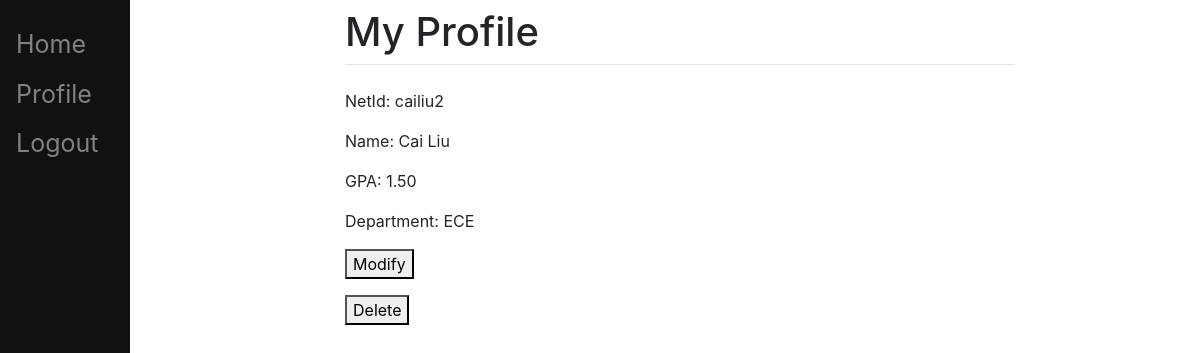
Screenshot of /profile/ (signed in) with the database file from the repository.
### main/models.py (models this page shows)
class StudentProfile(models.Model):
    user = models.OneToOneField(User, on_delete=models.CASCADE)
    netid = models.CharField(max_length=20, primary_key=True)
    name = models.CharField(max_length=50)
    gpa = models.DecimalField(max_digits=3, decimal_places=2)
    department = models.CharField(max_length=50)

### main/views.py (the view)
# urls.py: path('profile/', views.profile, name='profile'),
def profile(request):
    if request.user.is_anonymous or request.user.is_superuser:
        return render(request, 'main/profile.html')
    else:
        identity = Identity.objects.get(user=request.user).identity
        try:
            if identity == "student":
                studentProfile = StudentProfile.objects.get(user=request.user)
            else:
                professorProfile = ProfessorProfile.objects.get(user=request.user)
        except(KeyError, StudentProfile.DoesNotExist):
            return redirect('/profile/create/')
        except(KeyError, ProfessorProfile.DoesNotExist):
            return redirect('/profile/create/')
        else:
            if identity == "student":
                return render(request, 'main/profile.html',
                              {'identity': identity, 'netid': studentProfile.netid, 'name': studentProfile.name,
                               'gpa': studentProfile.gpa, 'department': studentProfile.department})
            else:
                return render(request, 'main/profile.html',
                              {'identity': identity, 'netid': professorProfile.netid, 'name': professorProfile.name,
                               'department': professorProfile.department})

### main/templates/main/profile.html (shortened to what this page needs)
{% extends "register/base.html" %}
{% load crispy_forms_tags %}
{% block page_head %}
    My Profile
{% endblock %}
{% block content %}
    {% if not user.is_authenticated %}
        <p>You are not logged in currently.</p>
        <p>Log in <a href="/login/">here</a> or create an account <a href="/register/">here</a>.</p>
    {% elif user.is_superuser %}
        <p>You are logged in as a superuser.</p>
        <p>Log out <a href="/logout/">here</a>.</p>
    {% else %}
        <p>NetId: {{ netid }}</p>
        <p>Name: {{ name }}</p>
        {% if identity == 'student' %}
            <p>GPA: {{ gpa }}</p>
        {% endif %}
        <p>Department: {{ department }}</p>
        <form action="modify/" method="get">
            <button type="submit">Modify</button>
        </form>
        <form action="delete/" method="get">
            <button type="submit">Delete</button>
        </form>
    {% endif %}
{%  endblock %}

### rows the page displays
StudentProfile: netid "cailiu2", name "Cai Liu", gpa "1.50", department "ECE"
